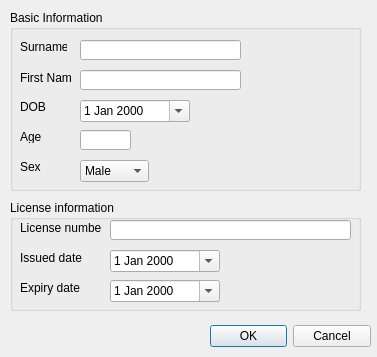
<?xml version="1.0" encoding="UTF-8"?>
<ui version="4.0">
 <class>RegisterNewDriver</class>
 <widget class="QDialog" name="RegisterNewDriver">
  <property name="geometry">
   <rect>
    <x>0</x>
    <y>0</y>
    <width>377</width>
    <height>357</height>
   </rect>
  </property>
  <property name="windowTitle">
   <string>Dialog</string>
  </property>
  <widget class="QDialogButtonBox" name="buttonBox">
   <property name="geometry">
    <rect>
     <x>210</x>
     <y>320</y>
     <width>161</width>
     <height>32</height>
    </rect>
   </property>
   <property name="orientation">
    <enum>Qt::Horizontal</enum>
   </property>
   <property name="standardButtons">
    <set>QDialogButtonBox::Cancel|QDialogButtonBox::Ok</set>
   </property>
  </widget>
  <widget class="QGroupBox" name="groupBox">
   <property name="geometry">
    <rect>
     <x>10</x>
     <y>10</y>
     <width>351</width>
     <height>181</height>
    </rect>
   </property>
   <property name="title">
    <string>Basic Information</string>
   </property>
   <widget class="QLabel" name="label">
    <property name="geometry">
     <rect>
      <x>10</x>
      <y>30</y>
      <width>47</width>
      <height>13</height>
     </rect>
    </property>
    <property name="text">
     <string>Surname</string>
    </property>
   </widget>
   <widget class="QLabel" name="label_2">
    <property name="geometry">
     <rect>
      <x>10</x>
      <y>120</y>
      <width>47</width>
      <height>13</height>
     </rect>
    </property>
    <property name="text">
     <string>Age</string>
    </property>
   </widget>
   <widget class="QLineEdit" name="le_name">
    <property name="geometry">
     <rect>
      <x>70</x>
      <y>30</y>
      <width>161</width>
      <height>20</height>
     </rect>
    </property>
   </widget>
   <widget class="QLineEdit" name="le_age">
    <property name="geometry">
     <rect>
      <x>70</x>
      <y>120</y>
      <width>51</width>
      <height>20</height>
     </rect>
    </property>
   </widget>
   <widget class="QDateEdit" name="date_dob">
    <property name="geometry">
     <rect>
      <x>70</x>
      <y>90</y>
      <width>110</width>
      <height>22</height>
     </rect>
    </property>
    <property name="calendarPopup">
     <bool>true</bool>
    </property>
   </widget>
   <widget class="QLabel" name="label_3">
    <property name="geometry">
     <rect>
      <x>10</x>
      <y>90</y>
      <width>47</width>
      <height>13</height>
     </rect>
    </property>
    <property name="text">
     <string>DOB</string>
    </property>
   </widget>
   <widget class="QLabel" name="label_4">
    <property name="geometry">
     <rect>
      <x>10</x>
      <y>150</y>
      <width>47</width>
      <height>13</height>
     </rect>
    </property>
    <property name="text">
     <string>Sex</string>
    </property>
   </widget>
   <widget class="QComboBox" name="cmb_sex">
    <property name="geometry">
     <rect>
      <x>70</x>
      <y>150</y>
      <width>69</width>
      <height>22</height>
     </rect>
    </property>
    <item>
     <property name="text">
      <string>Male</string>
     </property>
    </item>
    <item>
     <property name="text">
      <string>Female</string>
     </property>
    </item>
   </widget>
   <widget class="QLabel" name="label_8">
    <property name="geometry">
     <rect>
      <x>10</x>
      <y>60</y>
      <width>51</width>
      <height>16</height>
     </rect>
    </property>
    <property name="text">
     <string>First Name</string>
    </property>
   </widget>
   <widget class="QLineEdit" name="le_firstName">
    <property name="geometry">
     <rect>
      <x>70</x>
      <y>60</y>
      <width>161</width>
      <height>20</height>
     </rect>
    </property>
   </widget>
  </widget>
  <widget class="QGroupBox" name="groupBox_2">
   <property name="geometry">
    <rect>
     <x>10</x>
     <y>200</y>
     <width>351</width>
     <height>111</height>
    </rect>
   </property>
   <property name="title">
    <string>License information</string>
   </property>
   <widget class="QLabel" name="label_5">
    <property name="geometry">
     <rect>
      <x>10</x>
      <y>20</y>
      <width>81</width>
      <height>16</height>
     </rect>
    </property>
    <property name="text">
     <string>License number</string>
    </property>
   </widget>
   <widget class="QLabel" name="label_6">
    <property name="geometry">
     <rect>
      <x>10</x>
      <y>50</y>
      <width>71</width>
      <height>16</height>
     </rect>
    </property>
    <property name="text">
     <string>Issued date</string>
    </property>
   </widget>
   <widget class="QLabel" name="label_7">
    <property name="geometry">
     <rect>
      <x>10</x>
      <y>80</y>
      <width>61</width>
      <height>16</height>
     </rect>
    </property>
    <property name="text">
     <string>Expiry date</string>
    </property>
   </widget>
   <widget class="QLineEdit" name="le_lcnumber">
    <property name="geometry">
     <rect>
      <x>100</x>
      <y>20</y>
      <width>241</width>
      <height>20</height>
     </rect>
    </property>
   </widget>
   <widget class="QDateEdit" name="date_IssueDate">
    <property name="geometry">
     <rect>
      <x>100</x>
      <y>50</y>
      <width>110</width>
      <height>22</height>
     </rect>
    </property>
    <property name="dateTime">
     <datetime>
      <hour>0</hour>
      <minute>0</minute>
      <second>0</second>
      <year>2000</year>
      <month>1</month>
      <day>1</day>
     </datetime>
    </property>
    <property name="currentSection">
     <enum>QDateTimeEdit::DaySection</enum>
    </property>
    <property name="calendarPopup">
     <bool>true</bool>
    </property>
   </widget>
   <widget class="QDateEdit" name="date_expDate">
    <property name="geometry">
     <rect>
      <x>100</x>
      <y>80</y>
      <width>110</width>
      <height>22</height>
     </rect>
    </property>
    <property name="currentSection">
     <enum>QDateTimeEdit::DaySection</enum>
    </property>
    <property name="calendarPopup">
     <bool>true</bool>
    </property>
   </widget>
  </widget>
 </widget>
 <resources/>
 <connections>
  <connection>
   <sender>buttonBox</sender>
   <signal>accepted()</signal>
   <receiver>RegisterNewDriver</receiver>
   <slot>accept()</slot>
   <hints>
    <hint type="sourcelabel">
     <x>248</x>
     <y>254</y>
    </hint>
    <hint type="destinationlabel">
     <x>157</x>
     <y>274</y>
    </hint>
   </hints>
  </connection>
  <connection>
   <sender>buttonBox</sender>
   <signal>rejected()</signal>
   <receiver>RegisterNewDriver</receiver>
   <slot>reject()</slot>
   <hints>
    <hint type="sourcelabel">
     <x>316</x>
     <y>260</y>
    </hint>
    <hint type="destinationlabel">
     <x>286</x>
     <y>274</y>
    </hint>
   </hints>
  </connection>
 </connections>
</ui>
